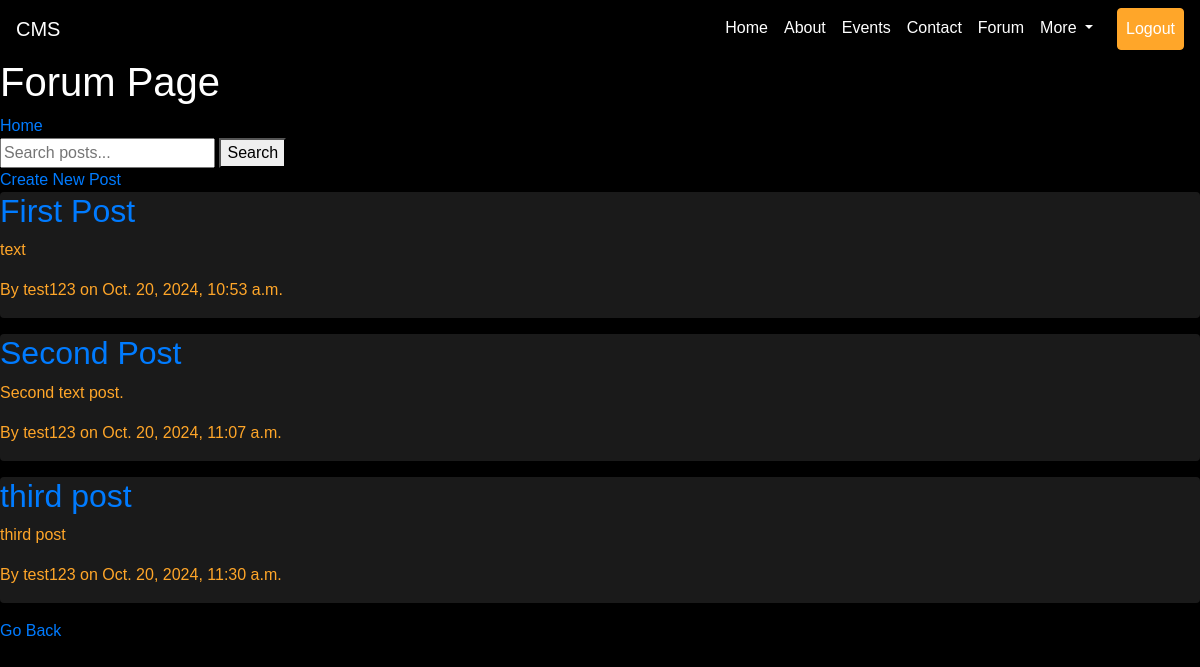
Before: /forum/ with the older database file.
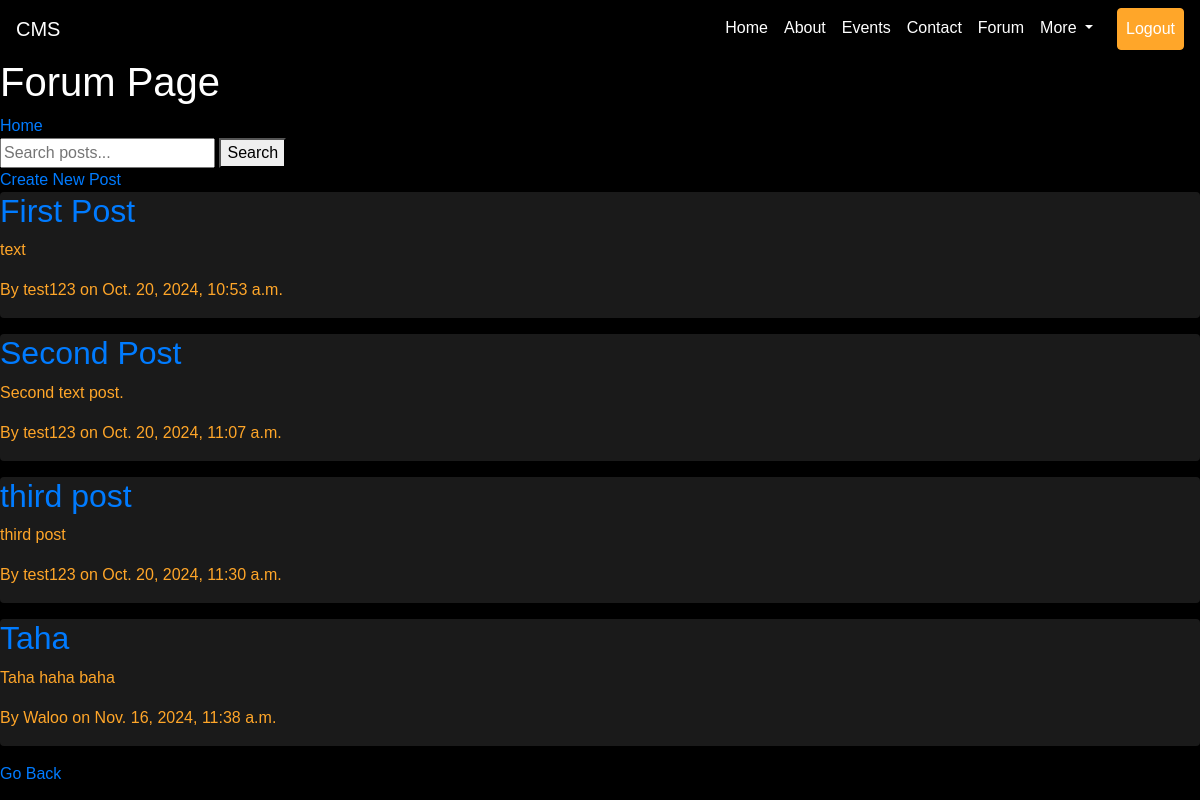
After: the same page with the newer database file.
### forum/models.py (models this page shows, shortened)
class Post(models.Model):
    title = models.CharField(max_length=255)
    content = models.TextField()
    author = models.ForeignKey(CustomUser, on_delete=models.CASCADE)
    created_at = models.DateTimeField(auto_now_add=True)

### loginreg/models.py (models this page shows, shortened)
class CustomUser(AbstractUser):
    isadmin = models.BooleanField(default=False)

### forum/views.py (the view)
# urls.py: path('forum/',forumview.forum_page,name='forumhome'),
def forum_page(request):
    query = request.GET.get('q')
    if query:
        posts = Post.objects.filter(title__icontains=query)
    else:
        posts = Post.objects.all()
    return render(request, 'forum.html', {'posts': posts})

### Templates/forum.html (shortened to what this page needs)
<!DOCTYPE html>
<html lang="en">
<head>
    <link rel="stylesheet" href="https://cdn.jsdelivr.net/npm/bootstrap@4.3.1/dist/css/bootstrap.min.css">
    {% load static %}
</head>
<body>
    <nav class="navbar navbar-expand-lg navbar-dark bg-transparent">
        <a class="navbar-brand" href="#">CMS</a>
        <div class="collapse navbar-collapse" id="navbarNav">
            <ul class="navbar-nav ml-auto">
                <li class="nav-item active">
                    <a class="nav-link" href="{% url 'home' %}">Home <span class="sr-only">(current)</span></a>
                </li>
                <li class="nav-item">
                    <a class="nav-link" href="#">About</a>
                </li>
                <li class="nav-item">
                    <a class="nav-link" href="#">Events</a>
                </li>
                <li class="nav-item">
                    <a class="nav-link" href="#">Contact</a>
                </li>
                <li class="nav-item">
                    <a class="nav-link" href="{% url 'forumhome'%}">Forum</a>
                </li>
                <li class="nav-item dropdown">
                    <a class="nav-link dropdown-toggle" href="#" id="navbarDropdown" role="button" data-toggle="dropdown" aria-haspopup="true" aria-expanded="false">
                        More
                    </a>
                </li>
                <li class="nav-item">
                    <a href="{% url 'logout' %}" class="nav-link btn btn-primary text-white ml-3">Logout</a>
                </li>
            </ul>
        </div>
    </nav>
    <h1>Forum Page</h1>
    <a href="{% url 'home' %}">Home</a>
    <form method="GET" action="">
        <input type="text" name="q" placeholder="Search posts..." value="{{ request.GET.q }}">
        <button type="submit">Search</button>
    </form>
    <a href="{% url 'forumcreate' %}">Create New Post</a>
    {% for post in posts %}
        <div class="card mb-3">
            <h2><a href="{% url 'forumpostdetail' post.id %}">{{ post.title }}</a></h2>
            <p>{{ post.content|truncatewords:20 }}</p>
            <p>By {{ post.author.username }} on {{ post.created_at }}</p>
        </div>
    {% endfor %}
    <a href="{% url 'home'%}">Go Back</a>
</body>
</html>

Changed rows visible on the page:
added Post: title "Taha", content "Taha haha baha", author.username "Waloo", created_at "Nov. 16, 2024, 11:38 a.m."
